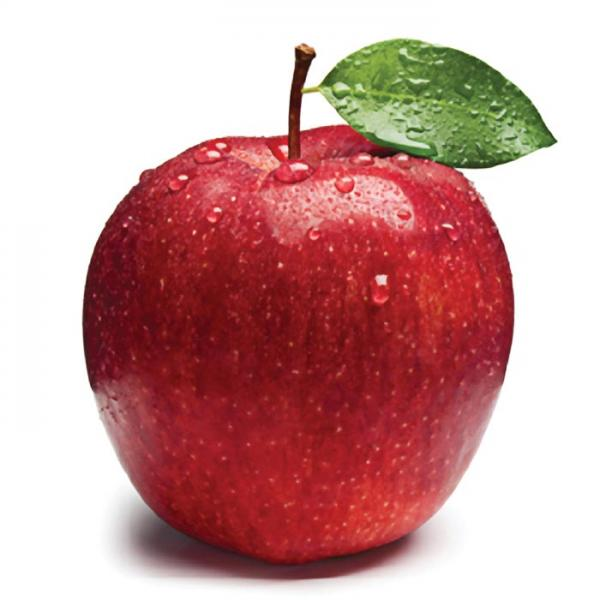
#> input picture pre_proces/convolution/1.jpg, 600 x 600 px
$ python convolution.py 1.jpg
#> lines starting #> are read from the running program, lines starting #| are printed output that depends on the picture
import sys
from PIL import Image
import numpy as np

def convolve(T,im):
    arr = np.array(im)
    t = np.array(T)
    l = arr.shape[0] - t.shape[0] + 1
    b = arr.shape[1] - t.shape[1] + 1
    new_arr = np.zeros(arr.shape)

    for i in range(l):
        for j in range(b):
            new_arr[i][j] = np.sum(t*arr[i:i+t.shape[0],j:j+t.shape[1]])
    return new_arr

im = Image.open(sys.argv[1])
#> im is the input picture: PIL image 600x600 RGB; mean R, G, B 202.4, 155.1, 154
im = im.convert('L')
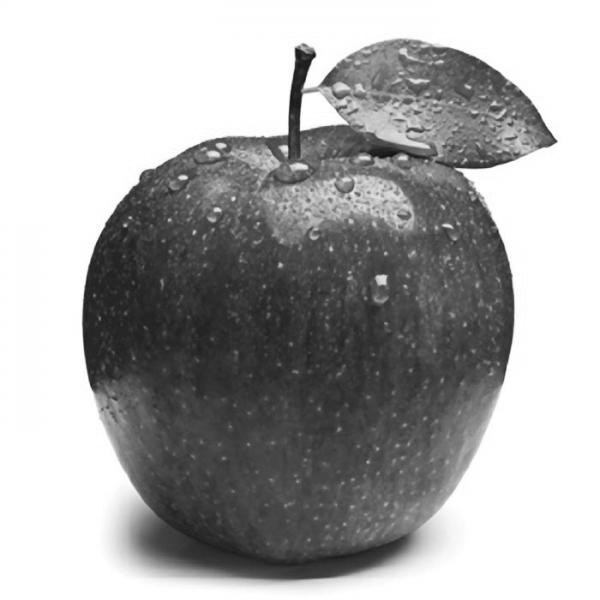
#> im: PIL image 600x600 L; min 13, max 255, mean 169.1
#Cool convolutions to try
"""
-1-1-1
-1 8-1
-1-1-1
"""
"""
-1-1-1-1-1
-1 1 1 1-1
-1 1 8 1-1
-1 1 1 1-1
-1-1-1-1-1
"""
"""
-2 1-2
 1 4 1
-2 1-2
"""
T = [[-2,-2],[-1,-1],[1,1],[2,2]]
new = convolve(T,im)
#> after the loop in convolve, `for i in range(l):`:
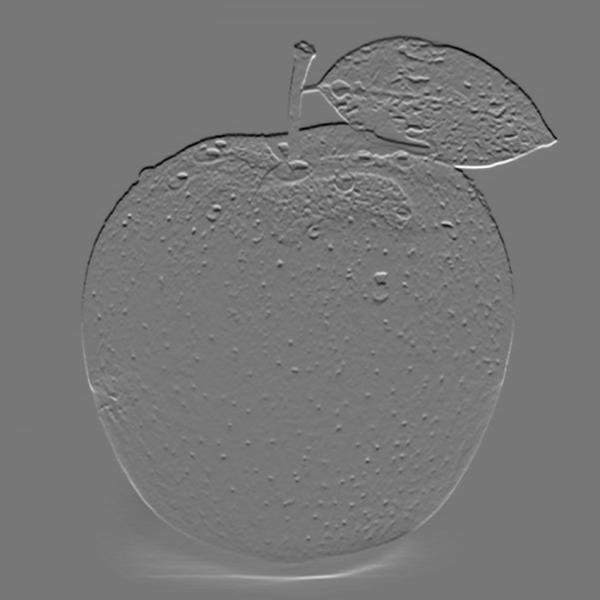
#> new_arr: shape (600, 600) float64; min -945, max 1070, mean 0; drawn with min black and max white
new = Image.fromarray(255*new/np.max(new))
print('Convolution:\n',np.array(T))
#| Convolution:
#|  [[-2 -2]
#|  [-1 -1]
#|  [ 1  1]
#|  [ 2  2]]
im.show()
print('original:',im.size)
#| original: (600, 600)
new.show()
print('convolved:',new.size)
#| convolved: (600, 600)
